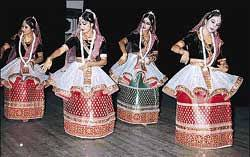
#> input picture Image Classifiers/Dance Form Identification/dataset/train/100.jpg, 250 x 157 px; its folder holds 4 pictures in this run
$ python resize.py
#> lines starting #> are read from the running program, lines starting #| are printed output that depends on the picture
import os
import glob
from tqdm import tqdm
from PIL import Image,ImageFile
from joblib import Parallel,delayed

ImageFile.LOAD_TRUNCATED_IMAGES = True


def resize_image(image_path,output_folder,resize):
#> called with image_path = 'dataset/train/100.jpg', output_folder = 'resized_images/train', resize = (512, 512)
    base_name = os.path.basename(image_path)
    outpath = os.path.join(output_folder,base_name)
    img = Image.open(image_path)
#> img is the input picture: PIL image 250x157 RGB; mean R, G, B 108.5, 90.5, 89.7
    img = img.resize(
        (resize[1],resize[0]), resample = Image.BILINEAR
    )
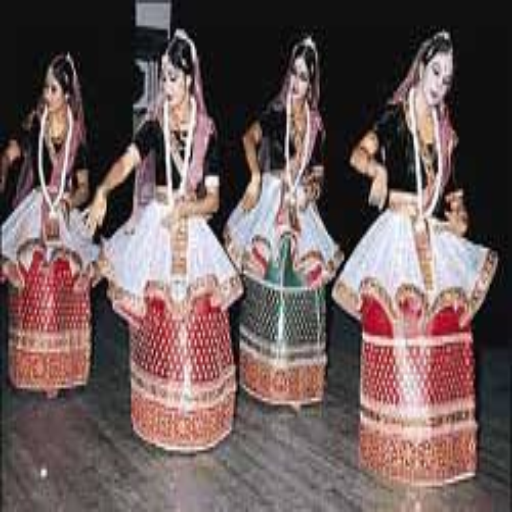
#> img: PIL image 512x512 RGB; mean R, G, B 108.5, 90.5, 89.7

    img.save(outpath)


    # resize train images

input_folder = 'dataset/train'
output_folder = 'resized_images/train'
images = glob.glob(os.path.join(input_folder,"*.jpg"))
Parallel(n_jobs=-1)(
    delayed(resize_image)(
        i,
        output_folder,
        (512,512)
    )for i in tqdm(images)
)
#> call 2 of resize_image, with image_path = 'dataset/train/102.jpg', output_folder = 'resized_images/train', resize = (512, 512)
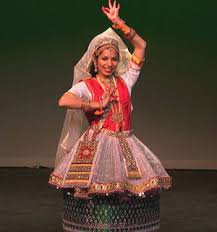
#> input picture Image Classifiers/Dance Form Identification/dataset/train/102.jpg, 217 x 232 px
#> in resize_image, img is the input picture: PIL image 217x232 RGB; mean R, G, B 83, 64.6, 49.9
#> in resize_image (call 2), `img = img.resize( (resize[1],resize[0]), resample = Image.BILINEAR )`:
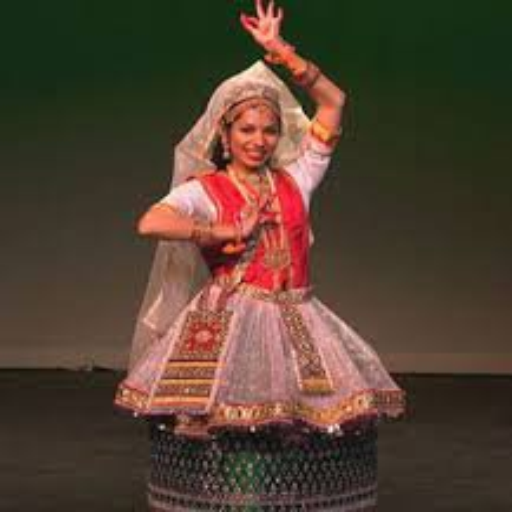
#> img: PIL image 512x512 RGB; mean R, G, B 83, 64.6, 49.9
#> call 3 of resize_image, with image_path = 'dataset/train/103.jpg', output_folder = 'resized_images/train', resize = (512, 512)
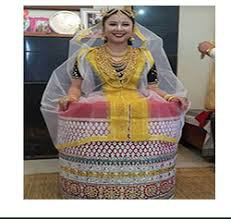
#> input picture Image Classifiers/Dance Form Identification/dataset/train/103.jpg, 231 x 219 px
#> in resize_image, img is the input picture: PIL image 231x219 RGB; mean R, G, B 158.2, 147.7, 137.6
#> in resize_image (call 3), `img = img.resize( (resize[1],resize[0]), resample = Image.BILINEAR )`:
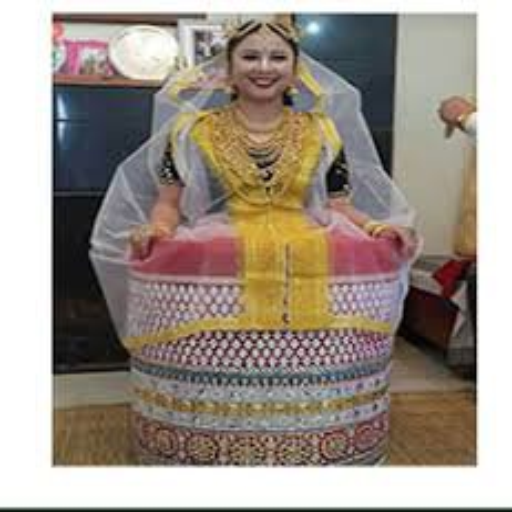
#> img: PIL image 512x512 RGB; mean R, G, B 158.1, 147.7, 137.6
#> call 4 of resize_image, with image_path = 'dataset/train/104.jpg', output_folder = 'resized_images/train', resize = (512, 512)
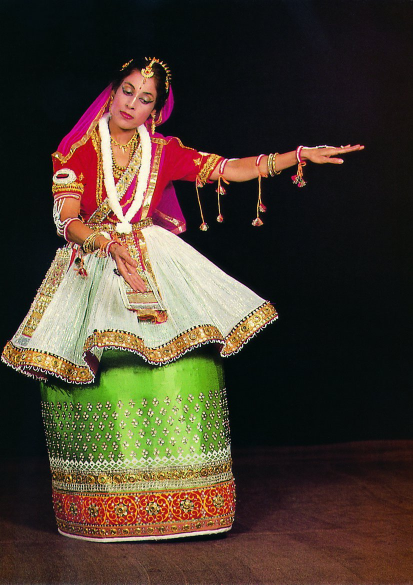
#> input picture Image Classifiers/Dance Form Identification/dataset/train/104.jpg, 826 x 1169 px (shown at 1/2 size)
#> in resize_image, img is the input picture: PIL image 826x1169 RGB; mean R, G, B 71, 58.9, 46.3
#> in resize_image (call 4), `img = img.resize( (resize[1],resize[0]), resample = Image.BILINEAR )`:
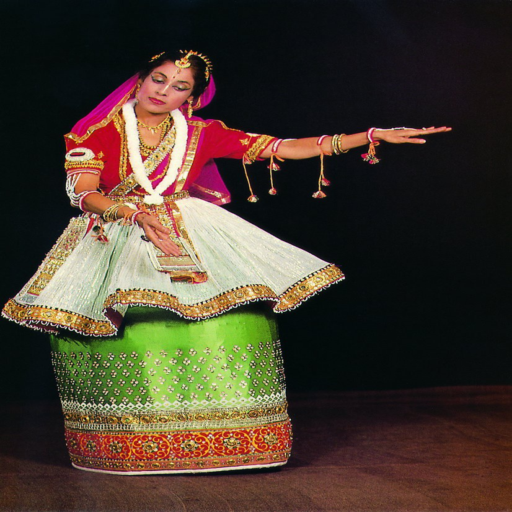
#> img: PIL image 512x512 RGB; mean R, G, B 71, 58.9, 46.3

   # resize test images

input_folder = 'dataset/test'
output_folder = 'resized_images/test'
images = glob.glob(os.path.join(input_folder,"*.jpg"))
Parallel(n_jobs=-1)(
    delayed(resize_image)(
        i,
        output_folder,
        (512,512)
    )for i in tqdm(images)
)
